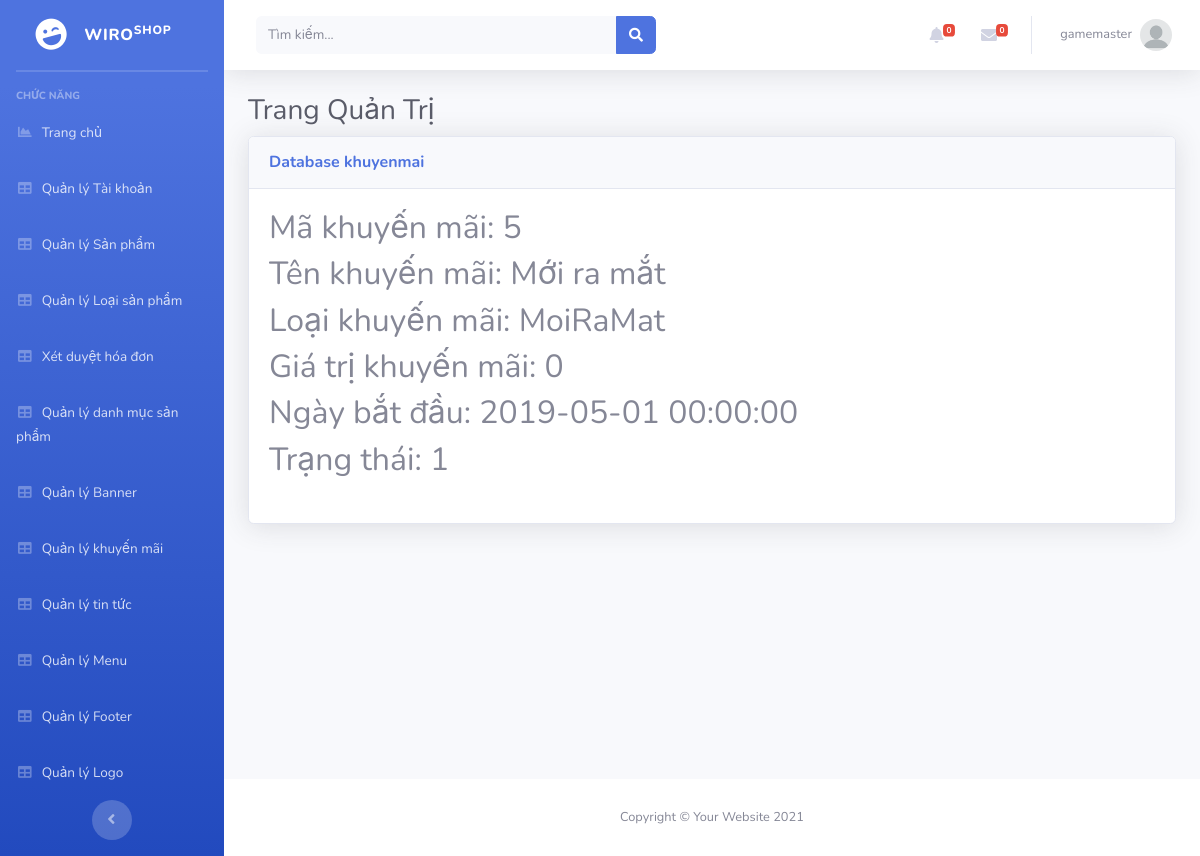
Screenshot of /Admin/index.php?mod=khuyenmai&act=detail&id=5 (signed in) with the database file from the repository.
### tables this page shows
CREATE TABLE `khuyenmai` (
  `MaKM` int(11) NOT NULL,
  `TenKM` varchar(100) NOT NULL,
  `LoaiKM` varchar(20) NOT NULL,
  `GiaTriKM` float(11,0) NOT NULL,
  `NgayBD` datetime NOT NULL,
  `TrangThai` int(11) NOT NULL
);

### Admin/MVC/controllers/KhuyenmaiController.php (called while the page is built, shortened)
<?php
class KhuyenmaiController
{
	var $khuyenmai_model;
	function __construct()
	{
		$this->khuyenmai_model = new khuyenmai();
	}
	public function detail()
	{
		$id = isset($_GET['id']) ? $_GET['id'] : 5;
		$data = $this->khuyenmai_model->find($id);
		require_once("MVC/Views/Admin/index.php");
	}
}

### Admin/MVC/Models/connection.php (called while the page is built, shortened)
<?php
    class Connection{
        function __construct()
        {
            $severname ="localhost";
            $username ="root";
            $password ="";
            $db_name ="wiroshop";
            $this->conn = new mysqli($severname,$username,$password,$db_name);
        }
    }
?>

### Admin/MVC/Models/model.php (called while the page is built, shortened)
<?php
require_once("connection.php");
class Model
{
    var $conn;
    var $table;
    var $contens;
    function __construct()
    {
        $conn_obj = new Connection();
        $this->conn = $conn_obj->conn;
    }
    function find($id)
    {
        $query = "select * from $this->table where $this->contens = $id";
         return $this->conn->query($query)->fetch_assoc();
    }
}

### Admin/MVC/Views/khuyenmai/detail.php (the view)
<table class="table table-bordered" id="dataTable" width="100%" cellspacing="0">
<?php if(isset($data) and $data != null) { ?>
    <h2>Mã khuyến mãi: <?= $data['MaKM'] ?></h2>
    <h2>Tên khuyến mãi: <?= $data['TenKM'] ?></h2>
    <h2>Loại khuyến mãi: <?= $data['LoaiKM'] ?></h2>
    <h2>Giá trị khuyến mãi: <?= $data['GiaTriKM'] ?></h2>
    <h2>Ngày bắt đầu: <?= $data['NgayBD'] ?></h2>
    <h2>Trạng thái: <?= $data['TrangThai'] ?></h2>
<?php } ?>
</table>

### rows the page displays
khuyenmai: MaKM "5", TenKM "Mới ra mắt", LoaiKM "MoiRaMat", GiaTriKM "0", NgayBD "2019-05-01 00:00:00", TrangThai "1"

### other values shown
$_SESSION['login']['TaiKhoan'] "gamemaster"
$mod "khuyenmai"
